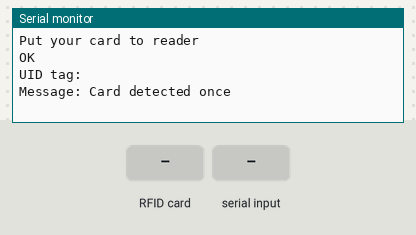
The sketch below on a simulated Arduino Mega 2560, built with avr-gcc and run on an emulated ATmega2560. On the bench: the last lines printed to the serial monitor. Inputs (shaded band) come from the test bench. The modem accepts every AT command (registered, SIM ready, sends succeed) and sends nothing else.

Above: at 2.2 s.
2.3 s: RFID card 41 D8 85 20 held to the reader
At 4.4 s:
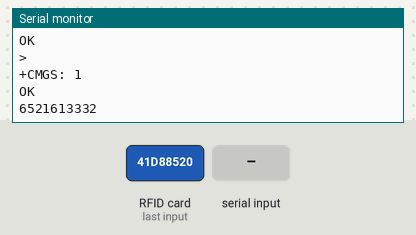
5.1 s: "41 D8 85 20" received over the second serial link
8.7 s: RFID card 39 5B 54 63 held to the reader
At 10.2 s:
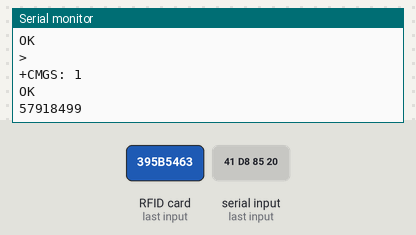
14.9 s: "39 5B 54 63" received over the second serial link
17.4 s: RFID card 5E 7A 19 C4 held to the reader
At 19.4 s:
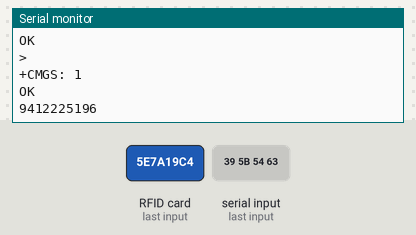

The sketch:

iot_3.ino
```cpp
#include <SoftwareSerial.h>
#include <SPI.h>
#include <MFRC522.h>


SoftwareSerial GSM(13,12);

int count=0;
String c;

#define SS_PIN 53
#define RST_PIN 49
MFRC522 mfrc522(SS_PIN, RST_PIN);


void setup() {

  // put your setup code here, to run once:
  Serial.begin(9600);
  SPI.begin();
  GSM.begin(9600);
  Serial.begin(9600);
  mfrc522.PCD_Init();
  Serial.println("Put your card to reader");
  Serial.println();

  GSM.println("AT+CMGF=1");
  delay(1000);


}

void loop() {
  while(GSM.available()){
    Serial.write(GSM.read());
    }
  RfidScan();
  if(Serial.available()>0)
  {
    c=Serial.readString();
    sendSMS();
    }

    Serial.print("UID tag:");
    String content="";
    byte letter;
    for (byte i=0; i<mfrc522.uid.size; i++)
    {
      Serial.print(mfrc522.uid.uidByte[i] <0x10 ? " 0":" ");
      Serial.print(mfrc522.uid.uidByte[i], HEX);
      content.concat(String(mfrc522.uid.uidByte[i] <0x10 ? " 0":""));
      content.concat(String(mfrc522.uid.uidByte[1], HEX));
    }

    Serial.println();
    Serial.print("Message: ");
    content.toUpperCase();
    Serial.println("Card detected once");
    sendSMS();
if(content.substring(1) == "41 D8 85 20")
    {
      Serial.println("correct");
        Serial.println();
        delay(500);
        sendSMS();
        delay(1000);
        Serial.println("messsage sent");
    }
if(content.substring(1)== "39 5B 54 63")
  {
    Serial.println("correct");
    Serial.println();
    delay(500);
    sendSMS();
    delay(1000);
    Serial.println("message sent");

    }
}
void dump_byte_array(byte *buffer, byte bufferSize){
  for(byte i=0;i<bufferSize;i++){
    Serial.print(buffer[i]<0x10?"0":"");
    Serial.print(buffer[i], DEC);
    }

    Serial.println();
    delay(1000);
}
void RfidScan(){

  if(! mfrc522.PICC_IsNewCardPresent()){
    return;
    }

   if(! mfrc522.PICC_ReadCardSerial()){
    return;
    }

    dump_byte_array(mfrc522.uid.uidByte, mfrc522.uid.size);
}
void sendSMS(){
    GSM.println("AT");
    delay(500);
    GSM.println("AT+CMGF=1");
    delay(500);
    GSM.println("AT+CMGS=\"+254713521006\"");
    delay(500);
    GSM.println("BOARDED THE BUS");//sms text to be sent
    delay(500);
    GSM.println((char)26);
    delay(500);

  }
```

Measured:
- after the input at 2.3 s, the serial monitor: prints a new line after 1.4 s (image 1)
- after the input at 8.7 s, the serial monitor: prints a new line after 1.2 s (image 2)
- after the input at 17.4 s, the serial monitor: prints a new line after 1.2 s (image 3)
